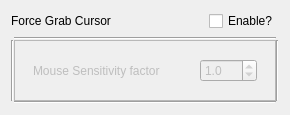
                <widget class="QWidget" name="widget11_forcegrabcursor_2" native="true">
                 <property name="sizePolicy">
                  <sizepolicy hsizetype="Preferred" vsizetype="Maximum">
                   <horstretch>0</horstretch>
                   <verstretch>0</verstretch>
                  </sizepolicy>
                 </property>
                 <property name="toolTip">
                  <string>&lt;html&gt;&lt;head/&gt;&lt;body&gt;&lt;p&gt;Instead of relying on the host's mouse position, gamescope will render and handle its own separate mouse cursor.&lt;/p&gt;&lt;/body&gt;&lt;/html&gt;</string>
                 </property>
                 <layout class="QVBoxLayout" name="verticalLayout_36">
                  <item>
                   <widget class="QWidget" name="widget_49" native="true">
                    <property name="sizePolicy">
                     <sizepolicy hsizetype="Preferred" vsizetype="Minimum">
                      <horstretch>0</horstretch>
                      <verstretch>0</verstretch>
                     </sizepolicy>
                    </property>
                    <layout class="QHBoxLayout" name="horizontalLayout_33" stretch="0,0,0">
                     <property name="spacing">
                      <number>0</number>
                     </property>
                     <property name="leftMargin">
                      <number>0</number>
                     </property>
                     <property name="topMargin">
                      <number>0</number>
                     </property>
                     <property name="rightMargin">
                      <number>0</number>
                     </property>
                     <property name="bottomMargin">
                      <number>0</number>
                     </property>
                     <item>
                      <widget class="QLabel" name="label_31">
                       <property name="text">
                        <string>Force Grab Cursor</string>
                       </property>
                      </widget>
                     </item>
                     <item>
                      <spacer name="horizontalSpacer_33">
                       <property name="orientation">
                        <enum>Qt::Orientation::Horizontal</enum>
                       </property>
                       <property name="sizeHint" stdset="0">
                        <size>
                         <width>40</width>
                         <height>20</height>
                        </size>
                       </property>
                      </spacer>
                     </item>
                     <item>
                      <widget class="QCheckBox" name="checkBox_forceGrabCursor">
                       <property name="enabled">
                        <bool>true</bool>
                       </property>
                       <property name="text">
                        <string>Enable?</string>
                       </property>
                       <property name="checked">
                        <bool>false</bool>
                       </property>
                       <property name="tristate">
                        <bool>false</bool>
                       </property>
                      </widget>
                     </item>
                    </layout>
                   </widget>
                  </item>
                  <item>
                   <widget class="QFrame" name="frame_mouseSensitivity_2">
                    <property name="enabled">
                     <bool>true</bool>
                    </property>
                    <property name="frameShape">
                     <enum>QFrame::Shape::NoFrame</enum>
                    </property>
                    <property name="frameShadow">
                     <enum>QFrame::Shadow::Plain</enum>
                    </property>
                    <layout class="QGridLayout" name="gridLayout_3">
                     <property name="leftMargin">
                      <number>0</number>
                     </property>
                     <property name="topMargin">
                      <number>0</number>
                     </property>
                     <property name="rightMargin">
                      <number>0</number>
                     </property>
                     <property name="bottomMargin">
                      <number>0</number>
                     </property>
                     <property name="spacing">
                      <number>0</number>
                     </property>
                     <item row="0" column="1">
                      <widget class="Line" name="line_32">
                       <property name="orientation">
                        <enum>Qt::Orientation::Horizontal</enum>
                       </property>
                      </widget>
                     </item>
                     <item row="1" column="0">
                      <widget class="Line" name="line_33">
                       <property name="orientation">
                        <enum>Qt::Orientation::Vertical</enum>
                       </property>
                      </widget>
                     </item>
                     <item row="1" column="2">
                      <widget class="Line" name="line_34">
                       <property name="orientation">
                        <enum>Qt::Orientation::Vertical</enum>
                       </property>
                      </widget>
                     </item>
                     <item row="2" column="1">
                      <widget class="Line" name="line_35">
                       <property name="orientation">
                        <enum>Qt::Orientation::Horizontal</enum>
                       </property>
                      </widget>
                     </item>
                     <item row="1" column="1">
                      <widget class="QFrame" name="frame_4">
                       <property name="enabled">
                        <bool>true</bool>
                       </property>
                       <property name="frameShape">
                        <enum>QFrame::Shape::StyledPanel</enum>
                       </property>
                       <property name="frameShadow">
                        <enum>QFrame::Shadow::Raised</enum>
                       </property>
                       <layout class="QGridLayout" name="gridLayout_5">
                        <item row="0" column="0">
                         <widget class="QWidget" name="widget_mouseSensitivity" native="true">
                          <property name="enabled">
                           <bool>false</bool>
                          </property>
                          <property name="sizePolicy">
                           <sizepolicy hsizetype="Preferred" vsizetype="Maximum">
                            <horstretch>0</horstretch>
                            <verstretch>0</verstretch>
                           </sizepolicy>
                          </property>
                          <property name="toolTip">
                           <string>&lt;html&gt;&lt;head/&gt;&lt;body&gt;&lt;p&gt;Controls the sensitivity of the mouse within the gamescope window. A factor of 2.0 would double sensitivity, for example.</string>
                          </property>
                          <layout class="QVBoxLayout" name="verticalLayout_37">
                           <item>
                            <widget class="QWidget" name="widget_50" native="true">
                             <property name="sizePolicy">
                              <sizepolicy hsizetype="Preferred" vsizetype="Minimum">
                               <horstretch>0</horstretch>
                               <verstretch>0</verstretch>
                              </sizepolicy>
                             </property>
                             <layout class="QHBoxLayout" name="horizontalLayout_34" stretch="0,0,0">
                              <property name="spacing">
                               <number>0</number>
                              </property>
                              <property name="leftMargin">
                               <number>0</number>
                              </property>
                              <property name="topMargin">
                               <number>0</number>
                              </property>
                              <property name="rightMargin">
                               <number>0</number>
                              </property>
                              <property name="bottomMargin">
                               <number>0</number>
                              </property>
                              <item>
                               <widget class="QLabel" name="label_32">
                                <property name="text">
                                 <string>Mouse Sensitivity factor</string>
                                </property>
                               </widget>
                              </item>
                              <item>
                               <spacer name="horizontalSpacer_34">
                                <property name="orientation">
                                 <enum>Qt::Orientation::Horizontal</enum>
                                </property>
                                <property name="sizeHint" stdset="0">
                                 <size>
                                  <width>40</width>
                                  <height>20</height>
                                 </size>
                                </property>
                               </spacer>
                              </item>
                              <item>
                               <widget class="QDoubleSpinBox" name="doubleSpinBox_mouseSensitivity">
                                <property name="decimals">
                                 <number>1</number>
                                </property>
                                <property name="value">
                                 <double>1.000000000000000</double>
                                </property>
                               </widget>
                              </item>
                             </layout>
                            </widget>
                           </item>
                          </layout>
                         </widget>
                        </item>
                       </layout>
                      </widget>
                     </item>
                    </layout>
                   </widget>
                  </item>
                 </layout>
                </widget>
